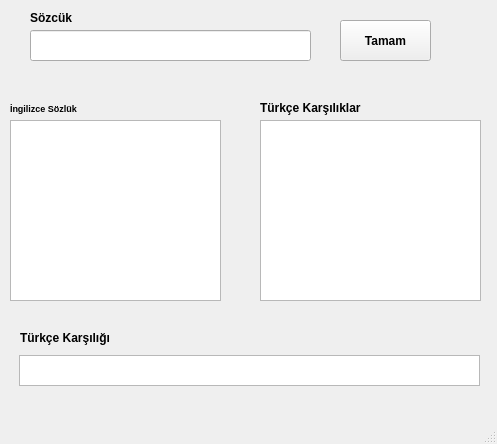
<?xml version="1.0" encoding="UTF-8"?>
<ui version="4.0">
 <class>Ingilizce</class>
 <widget class="QMainWindow" name="Ingilizce">
  <property name="geometry">
   <rect>
    <x>0</x>
    <y>0</y>
    <width>497</width>
    <height>444</height>
   </rect>
  </property>
  <property name="windowTitle">
   <string>İngilizce Türkçe Sözlük</string>
  </property>
  <widget class="QWidget" name="centralwidget">
   <widget class="QLineEdit" name="lineEdit">
    <property name="geometry">
     <rect>
      <x>30</x>
      <y>30</y>
      <width>281</width>
      <height>31</height>
     </rect>
    </property>
   </widget>
   <widget class="QPushButton" name="pushButton">
    <property name="geometry">
     <rect>
      <x>340</x>
      <y>20</y>
      <width>91</width>
      <height>41</height>
     </rect>
    </property>
    <property name="font">
     <font>
      <weight>75</weight>
      <bold>true</bold>
     </font>
    </property>
    <property name="text">
     <string>Tamam</string>
    </property>
   </widget>
   <widget class="QListWidget" name="listWidget">
    <property name="geometry">
     <rect>
      <x>10</x>
      <y>120</y>
      <width>211</width>
      <height>181</height>
     </rect>
    </property>
   </widget>
   <widget class="QListWidget" name="listWidget_2">
    <property name="geometry">
     <rect>
      <x>260</x>
      <y>120</y>
      <width>221</width>
      <height>181</height>
     </rect>
    </property>
   </widget>
   <widget class="QLabel" name="label">
    <property name="geometry">
     <rect>
      <x>30</x>
      <y>10</y>
      <width>55</width>
      <height>16</height>
     </rect>
    </property>
    <property name="font">
     <font>
      <weight>75</weight>
      <bold>true</bold>
     </font>
    </property>
    <property name="text">
     <string>Sözcük</string>
    </property>
   </widget>
   <widget class="QLabel" name="label_2">
    <property name="geometry">
     <rect>
      <x>10</x>
      <y>100</y>
      <width>101</width>
      <height>16</height>
     </rect>
    </property>
    <property name="font">
     <font>
      <pointsize>7</pointsize>
      <weight>75</weight>
      <bold>true</bold>
     </font>
    </property>
    <property name="text">
     <string>İngilizce Sözlük</string>
    </property>
   </widget>
   <widget class="QLabel" name="label_3">
    <property name="geometry">
     <rect>
      <x>260</x>
      <y>100</y>
      <width>111</width>
      <height>16</height>
     </rect>
    </property>
    <property name="font">
     <font>
      <weight>75</weight>
      <bold>true</bold>
     </font>
    </property>
    <property name="text">
     <string>Türkçe Karşılıklar</string>
    </property>
   </widget>
   <widget class="QLabel" name="label_4">
    <property name="geometry">
     <rect>
      <x>20</x>
      <y>330</y>
      <width>101</width>
      <height>16</height>
     </rect>
    </property>
    <property name="font">
     <font>
      <weight>75</weight>
      <bold>true</bold>
     </font>
    </property>
    <property name="text">
     <string>Türkçe Karşılığı</string>
    </property>
   </widget>
   <widget class="QListWidget" name="listWidget_3">
    <property name="geometry">
     <rect>
      <x>19</x>
      <y>355</y>
      <width>461</width>
      <height>31</height>
     </rect>
    </property>
   </widget>
  </widget>
  <widget class="QMenuBar" name="menubar">
   <property name="geometry">
    <rect>
     <x>0</x>
     <y>0</y>
     <width>497</width>
     <height>26</height>
    </rect>
   </property>
  </widget>
  <widget class="QStatusBar" name="statusbar"/>
 </widget>
 <resources/>
 <connections/>
</ui>
